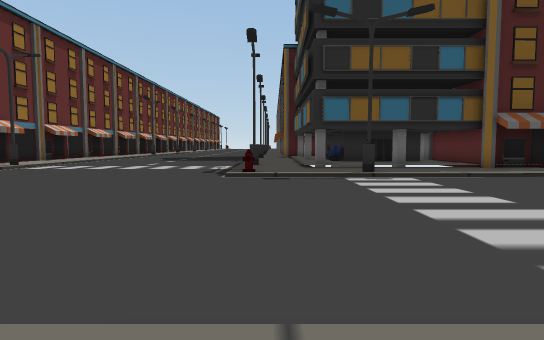
View 1 (above)

24 first-person views from a walk through a Unity game level. The camera is 1.4 m above the floor, tilts 4° down and sees 75° across. The floor is counted in squares, 2 m on a side. Each view is taken from the middle of a square. On the plan, view 1 faces up. The plan holds only what a view shows up to about 11 squares ahead; the rest is blank. The place goes on beyond the plan.

View 2
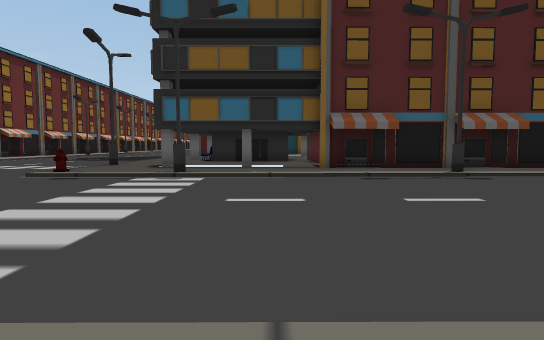

View 3
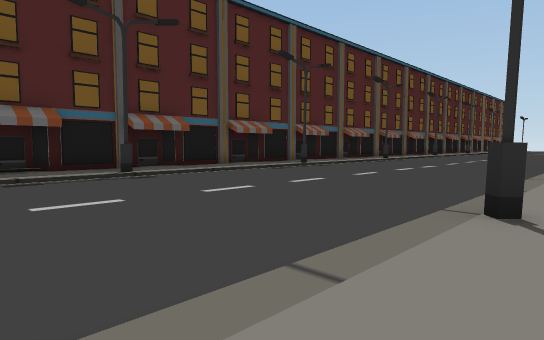

View 4
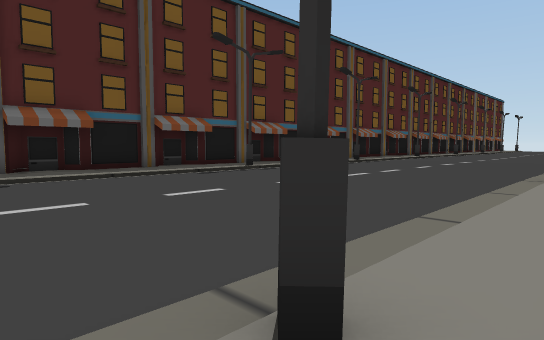

View 5
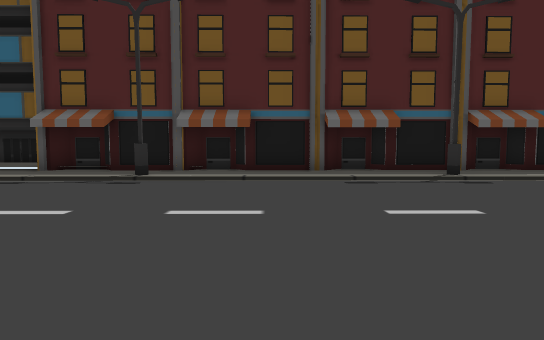

View 6
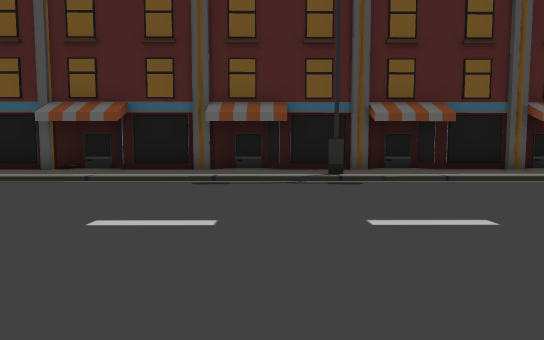

View 7
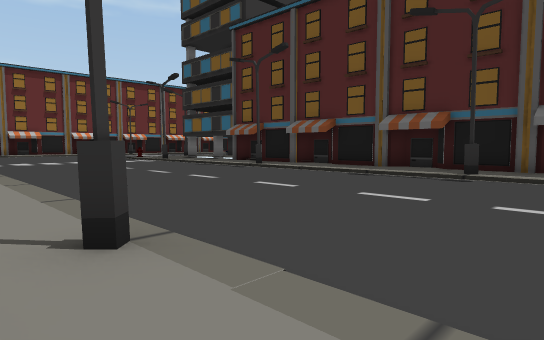

View 8
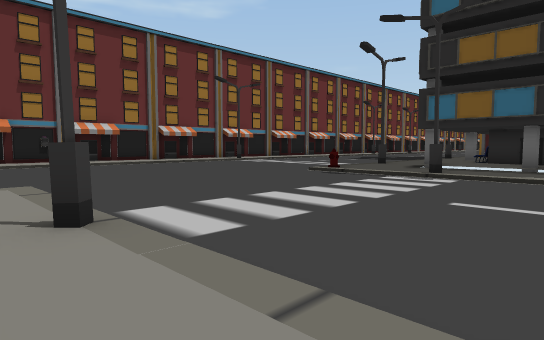

View 9
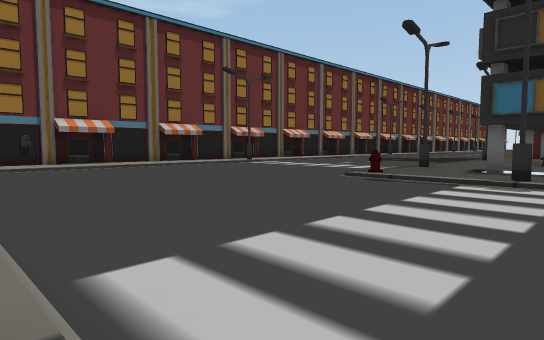

View 10
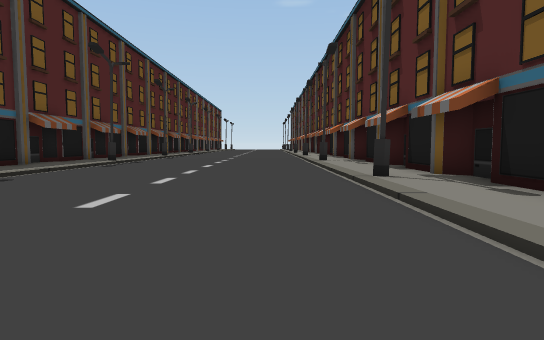

View 11
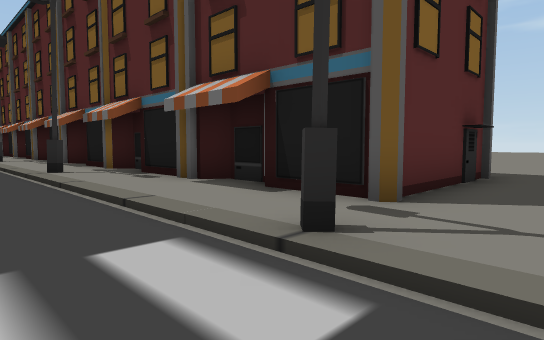

View 12
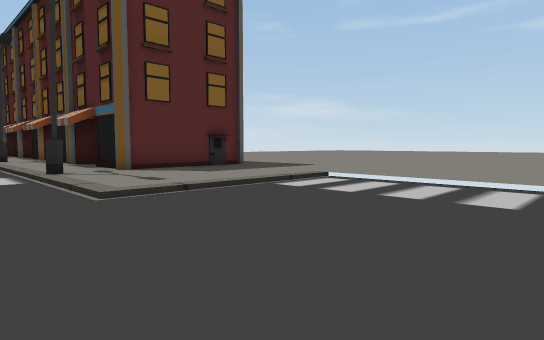

View 13
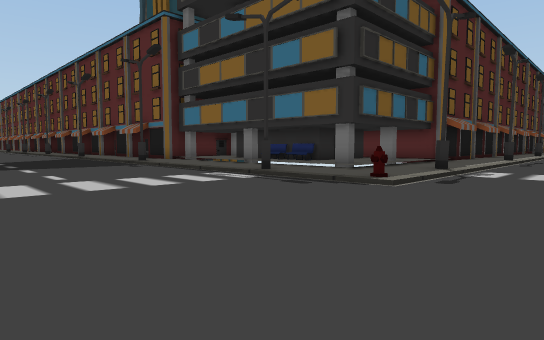

View 14
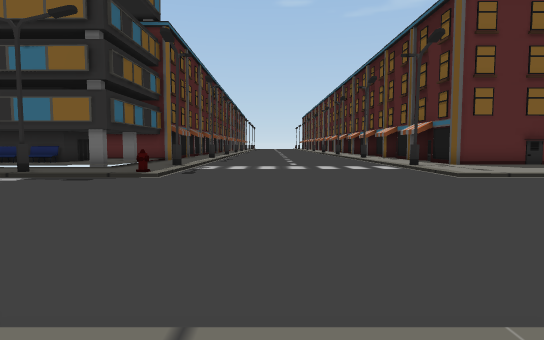

View 15
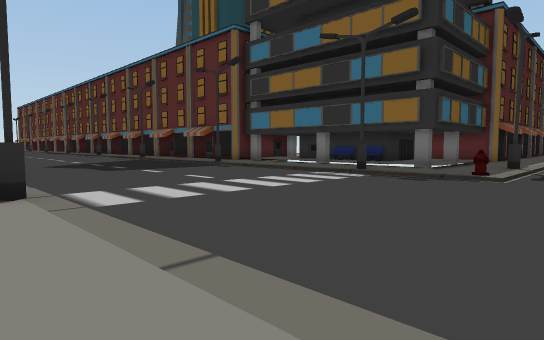

View 16
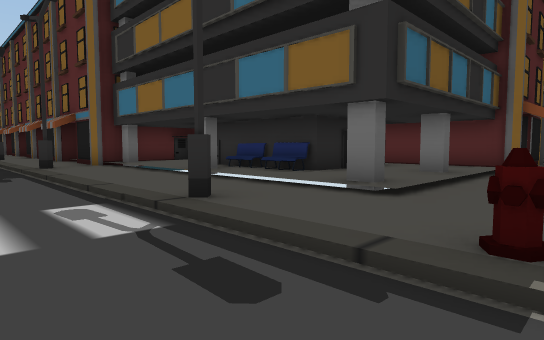

View 17
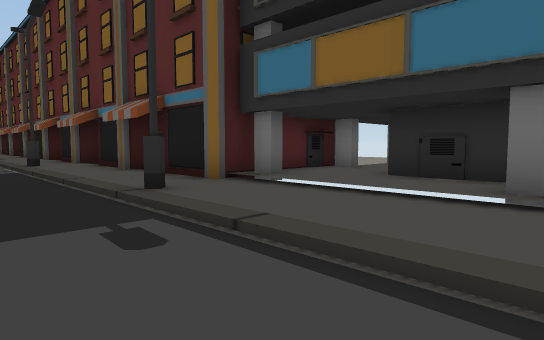

View 18
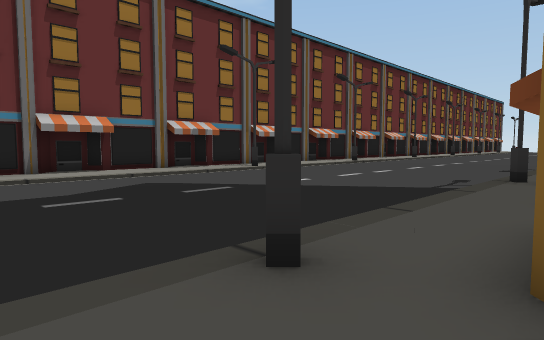

View 19
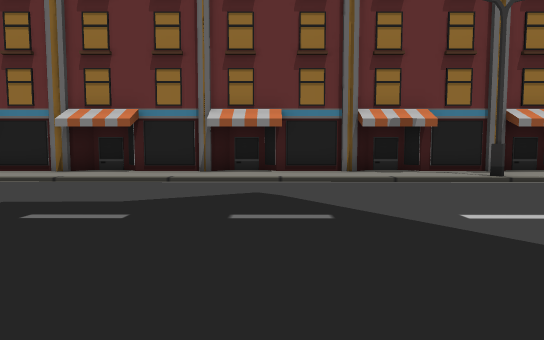

View 20
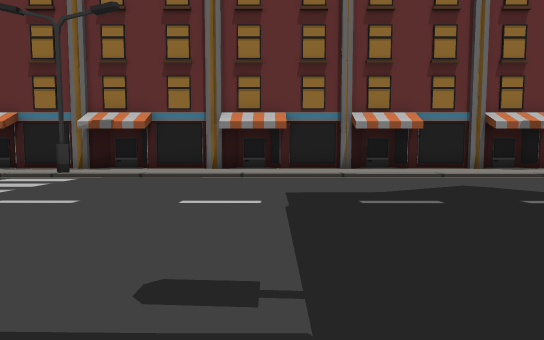

View 21
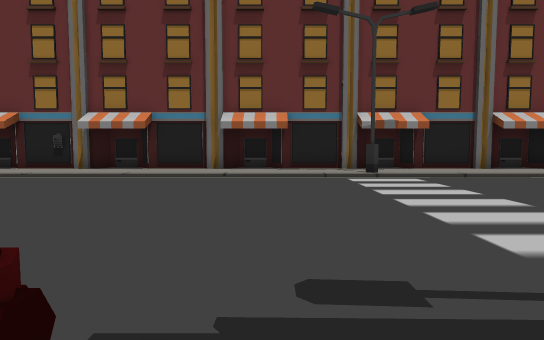

View 22
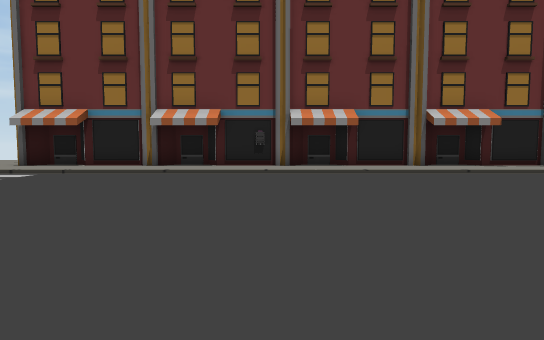

View 23
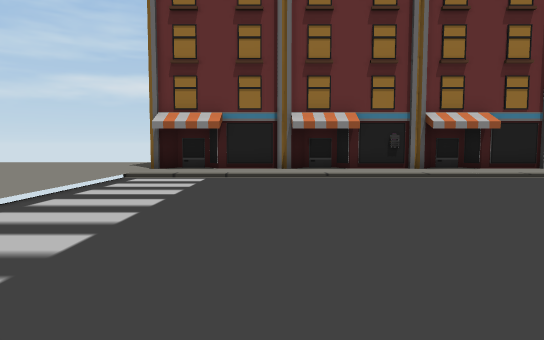

View 24
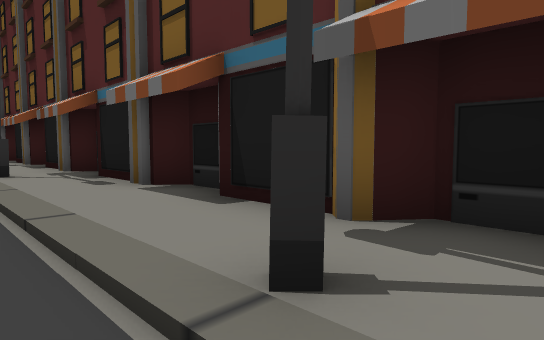

### Floor plan
Key: @ floor where view 1 was taken; # wall or solid block; . main floor; : floor 0.25 m higher than the main floor; + floor 0.5 m higher than the main floor; / step, stairs or slope; H hydrant; B bench; O other object.
Columns run from 11 left of view 1 to 20 right of it. Each row starts with its distance up from view 1.
 30 #        ./
 29 #:      ../
 28 #::    .../:
 27 #:#.. ....#:
 26 #::......./:#
 25 #::......./:#
 24 #::......./:#
 23 #::.......///
 22 #::......./:#
 21 #::......./:####
 20 #::.......#:#++#++O
 19 #::.......///++++
 18 #::.......///+OO
 17 #::.......///+O
 16 #::.......///OB
 15 #::.......///+B
 14 #::.......////B   #
 13 #:#.......#:/+++++##
 12 #::.......///O+O++O##### ### ###
 11 #::.......////////#/##/###:###:#
 10 #::......./://:///:/::/:::::::::
  9 #::.......H///#//////#//////#///
  8 #::.............................
  7 #::.............................
  6 #::............................
  5 #::............................
  4 #::.............................
  3 #::.............................
  2 #::.............................
  1 #::......./:::#::::::#:::::::#::
  0 #::......./@::::::::::::::::::::
 -1 #::......./:::##################
 -2 #::......./:::#

Positions as (right, up) in squares from view 1, and headings:
1: (0, 0), facing up
2: (5, 0), facing up
3: (6, 0), facing up-right
4: (9, 0), facing up-right
5: (13, 1), facing up
6: (16, 2), facing up
7: (20, 0), facing up-left
8: (6, 0), facing up-left
9: (4, 1), facing up-left
10: (3, 3), facing right
11: (1, 3), facing down-right
12: (-6, 3), facing down-right
13: (-7, 6), facing up-right
14: (-10, 6), facing right
15: (-10, 7), facing up-right
16: (-3, 9), facing up-right
17: (-3, 15), facing up-right
18: (1, 18), facing up-left
19: (-1, 22), facing left
20: (0, 18), facing left
21: (0, 10), facing left
22: (0, 4), facing left
23: (0, 0), facing left
24: (9, 2), facing down-right
